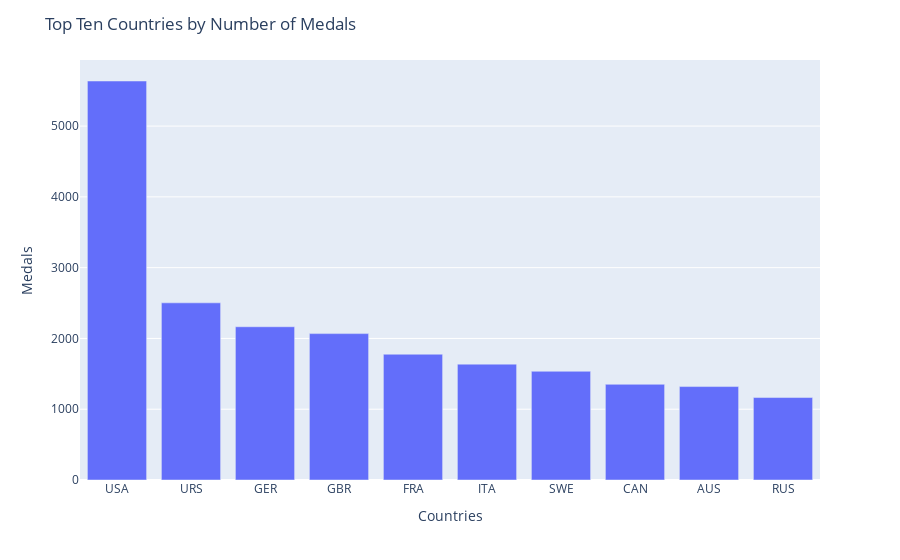

The code cell stored with this chart in its notebook:
### Markdown cell above
- h. diagram över topp 10 länder som tagit flest medaljer

### Code cell
#Fel USA = 2600+ not 5600+
top_ten_countries = athlete_events.groupby("NOC")["Medal"].count().nlargest(10) # Serie
top_ten_countries = top_ten_countries.reset_index() # DF
# Plt
top_ten_plt = px.bar(top_ten_countries, x="NOC", y="Medal")
top_ten_plt.update_layout(xaxis_title="Countries", yaxis_title="Medals", title="Top Ten Countries by Number of Medals")
top_ten_plt.show()

### Figure 1 — Plotly figure (JSON) as saved in the notebook; plotly's stock layout.template omitted (floating-point values rounded to 4 significant figures)
{"data": [{"alignmentgroup": "True", "hovertemplate": "NOC=%{x}<br>Medal=%{y}<extra></extra>", "legendgroup": "", "marker": {"color": "#636efa", "pattern": {"shape": ""}}, "name": "", "offsetgroup": "", "orientation": "v", "showlegend": false, "textposition": "auto", "type": "bar", "x": ["USA", "URS", "GER", "GBR", "FRA", "ITA", "SWE", "CAN", "AUS", "RUS"], "xaxis": "x", "y": [5637, 2503, 2165, 2068, 1777, 1637, 1536, 1352, 1320, 1165], "yaxis": "y"}], "layout": {"barmode": "relative", "legend": {"tracegroupgap": 0}, "margin": {"t": 60}, "title": {"text": "Top Ten Countries by Number of Medals"}, "xaxis": {"anchor": "y", "domain": [0, 1], "title": {"text": "Countries"}}, "yaxis": {"anchor": "x", "domain": [0, 1], "title": {"text": "Medals"}}}}
